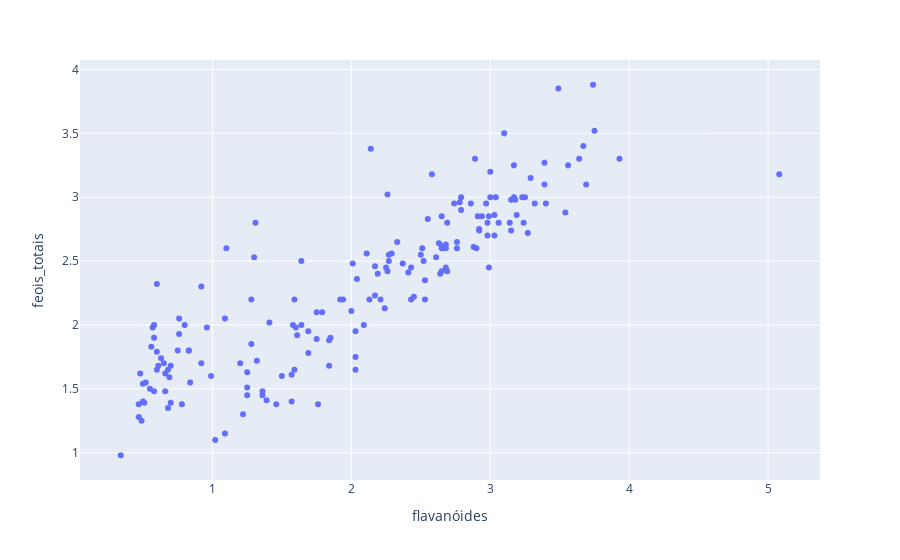

Write notebook code for a chart like this one.
### Code cell
fig = px.scatter(df, x=df.flavanóides, y=df.feois_totais)
fig.show()

### Figure 1 — Plotly figure (JSON) as saved in the notebook; plotly's stock layout.template omitted (floating-point values rounded to 4 significant figures; data arrays with more than 128 entries replaced by an {"elided": "..."} marker saying what was removed)
{"data": [{"hovertemplate": "flavanóides=%{x}<br>feois_totais=%{y}<extra></extra>", "legendgroup": "", "marker": {"color": "#636efa", "symbol": "circle"}, "mode": "markers", "name": "", "orientation": "v", "showlegend": false, "type": "scatter", "x": {"elided": "178 float values"}, "xaxis": "x", "y": {"elided": "178 float values"}, "yaxis": "y"}], "layout": {"legend": {"tracegroupgap": 0}, "margin": {"t": 60}, "xaxis": {"anchor": "y", "domain": [0, 1], "title": {"text": "flavanóides"}}, "yaxis": {"anchor": "x", "domain": [0, 1], "title": {"text": "feois_totais"}}}}
